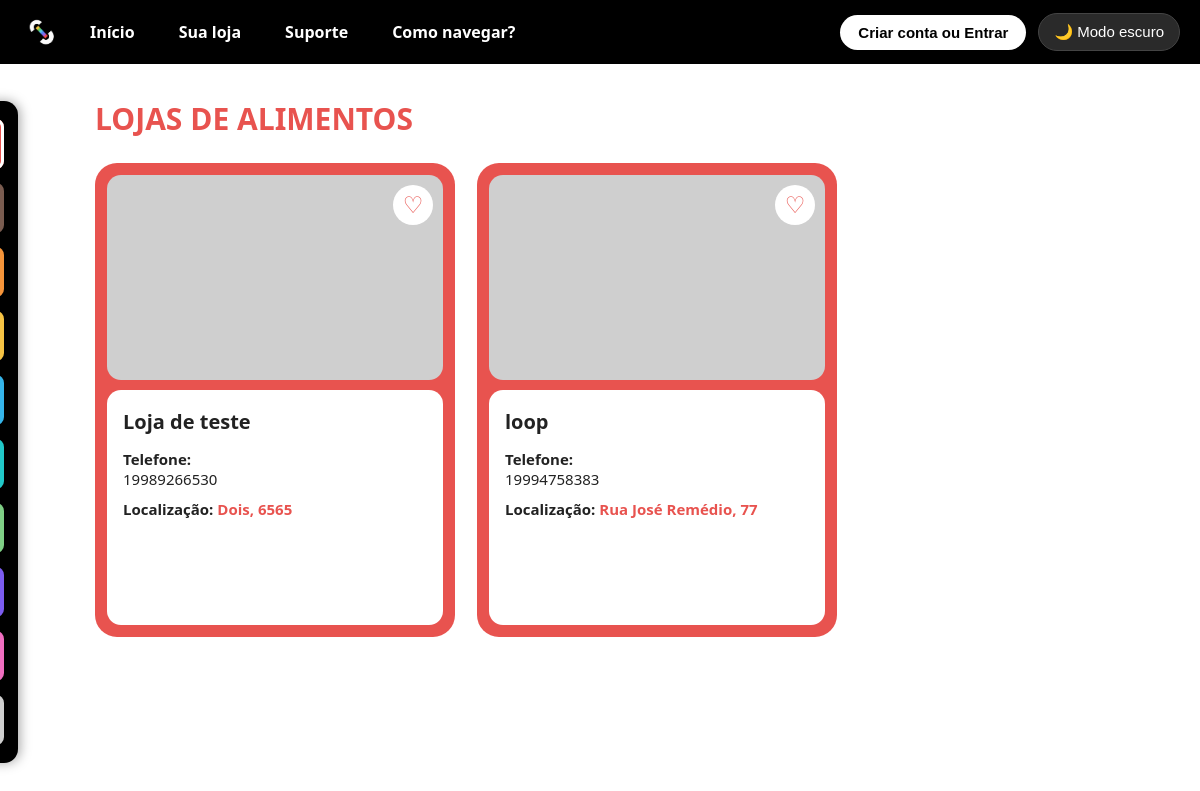
/CatAlimentos/, run on an earlier commit of the app's database.
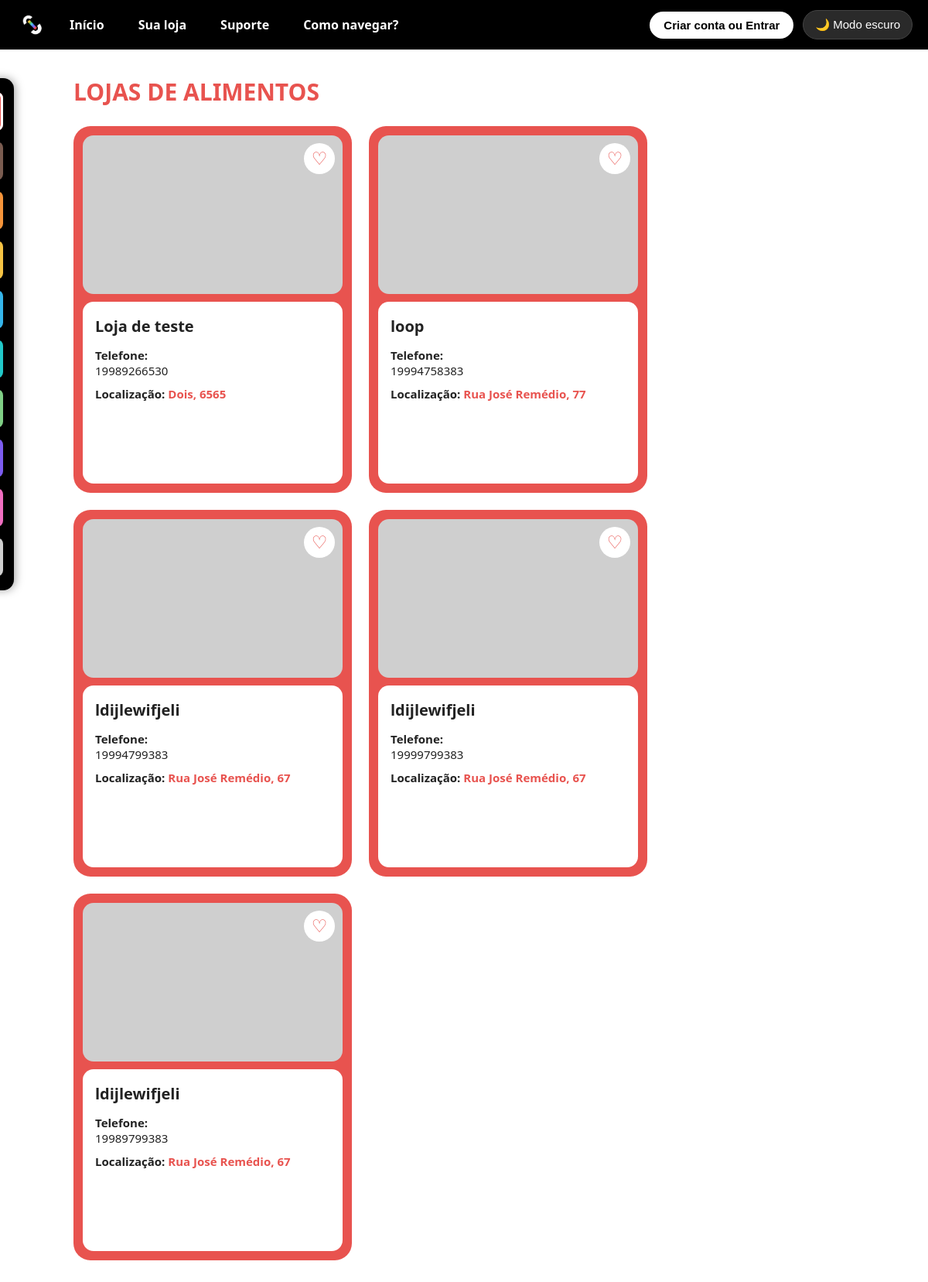
And on a later commit of the database.
### AppStoreLink/models.py (models this page shows, shortened)
class Loja(models.Model):
    id_loja = models.AutoField(primary_key=True)
    nome_loja = models.CharField(max_length=100)
    telefone_loja = models.CharField(max_length=15, blank=True, null=True)
    email_loja = models.EmailField(max_length=100)
    cnpj = models.CharField(max_length=18, unique=True) # !--!--!--!--!--!--!--! {{MUDAR PARA RECEBER TAMBEM CARACTERES "pois o CNPJ atual recebe letras tembem"}}  !--!--!--!--!--!--!--!
    foto_estabelecimento = models.CharField(max_length=255, blank=True, null=True)
    link = models.URLField(max_length=255, blank=True, null=True)
    id_endereco = models.ForeignKey(
        Endereco, on_delete=models.CASCADE, db_column="id_endereco"
    )
    id_categoria = models.ForeignKey(
        Categoria, on_delete=models.CASCADE, db_column="id_categoria"
    )

class Endereco(models.Model):
    id_endereco = models.AutoField(primary_key=True)
    rua = models.CharField(max_length=100)
    numero_estabelecimento = models.CharField(max_length=10)
    cep = models.CharField(max_length=9)

### AppStoreLink/views.py (the view)
# urls.py: path('CatAlimentos/', CatAlimentos, name='CatAlimentos'),
def CatAlimentos(request):
    lojas = Loja.objects.filter(
        id_categoria__tipo_categoria='Alimentos'
    ).select_related('id_endereco', 'id_categoria')
    contexto = {
        'categoria': 'Alimentos',
        'lojas': lojas,
    }
    return render(request, 'AppStoreLink/CatAlimentos.html', contexto)

### AppStoreLink/context_processors.py (called while the page is built)
def usuario_logado(request): # -> define a função que chama a cada renderização
    usuario_id = request.session.get('usuario_id') # -> essa linha define que um 'usuario_id' e logado, e nao logado e um 'None'
    usuario = Usuario.objects.filter(pk=usuario_id).first() if usuario_id else None # -> verifica se o 'usuario_id' tem valor, caso nao, retorna 'None'
    return {'usuario_logado': usuario} # -> a chave 'usuario_logado' vira o nome da var. em templates

### templates/AppStoreLink/CatAlimentos.html (shortened to what this page needs)
{% load static %}
<!DOCTYPE html>
<html lang="pt-BR">
<head>
  <link
    rel="stylesheet"
    href="{% static 'AppStoreLink/styles/style.css' %}"
  >
  <link
    rel="stylesheet"
    href="{% static 'AppStoreLink/styles/CatAlimentos.css' %}"
  >
</head>
<body>
  <div class="topbar">
    <div class="logo-icon">
      <img
        src="{% static 'AppStoreLink/images/icon-dark.png' %}"
        alt="StoreLink"
      >
    </div>
    <a
      class="nav-btn"
      href="{% url 'index' %}"
    >
      Início
    </a>
    <a
      class="nav-btn"
      href="{% url 'perfil-loja' %}"
    >
      Sua loja
    </a>
    <a
      class="nav-btn"
      href="{% url 'suporte' %}"
    >
      Suporte
    </a>
    <a
      class="nav-btn"
      onclick="setActiveNav(this)"
    >
      Como navegar?
    </a>
    {% if usuario_logado %}
      <button
        class="nav-account-btn"
        data-url="{% url 'perfil-consumidor' %}"
        onclick="location.href=this.dataset.url"
      >
        👤 Minha conta
      </button>
    {% else %}
      <button
        class="nav-account-btn"
        data-url="{% url 'cadastro' %}"
        onclick="location.href=this.dataset.url"
      >
        Criar conta ou Entrar
      </button>
    {% endif %}
    <button
      class="theme-toggle"
      onclick="toggleTheme(this)"
    >
      🌙 Modo escuro
    </button>
  </div>
  <div class="sidebar-trigger"></div>
  <div class="sidebar">
    <a class="cat-btn cat-alimentos {% if categoria == 'Alimentos' %}cat-active{% endif %}" href="{% url 'CatAlimentos' %}">Alimentos</a>
    <a class="cat-btn cat-moda {% if categoria == 'Moda' %}cat-active{% endif %}" href="{% url 'CatModa' %}">Moda</a>
    <a class="cat-btn cat-esportes {% if categoria == 'Esportes' %}cat-active{% endif %}" href="{% url 'CatEsportes' %}">Esportes</a>
    <a class="cat-btn cat-construcao {% if categoria == 'Construção' %}cat-active{% endif %}" href="{% url 'CatConstrucao' %}">Construção</a>
    <a class="cat-btn cat-saude {% if categoria == 'Saúde' %}cat-active{% endif %}" href="{% url 'CatSaude' %}">Saúde</a>
    <a class="cat-btn cat-pets {% if categoria == 'Pets' %}cat-active{% endif %}" href="{% url 'CatPets' %}">Pets</a>
    <a class="cat-btn cat-ambiente {% if categoria == 'Ambiente' %}cat-active{% endif %}" href="{% url 'CatAmbiente' %}">Ambiente</a>
    <a class="cat-btn cat-tecnologia {% if categoria == 'Tecnologia' %}cat-active{% endif %}" href="{% url 'CatTecnologia' %}">Tecnologia</a>
    <a class="cat-btn cat-beleza {% if categoria == 'Beleza' %}cat-active{% endif %}" href="{% url 'CatBeleza' %}">Beleza</a>
    <a class="cat-btn cat-outros {% if categoria == 'Outros' %}cat-active{% endif %}" href="{% url 'CatOutros' %}">Outros</a>
  </div>
  <div class="categoria-container">
    <h1 class="categoria-titulo">
      Lojas de Alimentos
    </h1>
    {% if lojas %}
      <div class="loja-grid">
        {% for loja in lojas %}
          <div
            class="loja-card"
            data-url="{% url 'InformacoesLoja' loja.id_loja %}"
            onclick="location.href=this.dataset.url"
            style="cursor: pointer;"
          >
            <div class="loja-card-capa">
              <form
                method="POST"
                action="{% url 'favoritar-loja' loja.id_loja %}"
                onclick="event.stopPropagation()"
              >
                <button
                  type="submit"
                  class="loja-card-fav"
                  aria-label="Favoritar"
                >
                  ♡
                </button>
              </form>
            </div>
            <div class="loja-card-corpo">
              <h3>
                {{ loja.nome_loja }}
              </h3>
              {% if loja.telefone_loja %}
                <p class="loja-card-label">
                  Telefone:
                </p>
                <p>
                  {{ loja.telefone_loja }}
                </p>
              {% endif %}
              {% if loja.id_endereco %}
                <p class="loja-card-label">
                  Localização:
                  <span class="loja-card-endereco">
                    {{ loja.id_endereco.rua }},
                    {{ loja.id_endereco.numero_estabelecimento }}
                  </span>
                </p>
              {% endif %}
            </div>
          </div>
        {% endfor %}
      </div>
    {% else %}
      <p class="hint-text categoria-vazio">
        Nenhuma loja encontrada nessa categoria ainda.
      </p>
    {% endif %}
  </div>
</body>
</html>

### AppStoreLink/static/AppStoreLink/styles/style.css (style rules this page uses)
* { margin: 0; padding: 0; box-sizing: border-box; }
:root { --bg-page: #ffffff; --text-color: #222222; --hint-color: #b8b8b8; --topbar-bg: #000000; --search-bg: #000000; }
body { font-family: 'Segoe UI', Arial, sans-serif; background: var(--bg-page); color: var(--text-color); transition: background 0.25s ease, color 0.25s ease; }
.topbar { background: var(--topbar-bg); display: flex; align-items: center; height: 64px; padding: 9px 20px; gap: 12px; position: relative; z-index: 200; }
.logo-icon { width: 42px; height: 42px; background: transparent; border-radius: 8px; display: flex; align-items: center; justify-content: center; overflow: hidden; padding: 4px; }
.logo-icon img { width: 100%; height: 100%; object-fit: contain; }
.nav-btn { position: relative; background: transparent; border: none; color: #fff; font-weight: 600; font-size: 16px; padding: 10px 16px; border-radius: 6px; cursor: pointer; text-decoration: none; transition: transform 0.2s ease, color 0.2s ease, background 0.2s ease; }
.nav-account-btn { margin-left: auto; background: #fff; color: #000; border: none; font-weight: 700; font-size: 15px; padding: 9px 18px; border-radius: 20px; cursor: pointer; display: flex; align-items: center; gap: 7px; transition: transform 0.2s ease, filter 0.2s ease; }
.theme-toggle { background: #2a2a2a; border: 1px solid #444; color: #fff; font-size: 15px; padding: 9px 15px; border-radius: 20px; cursor: pointer; display: flex; align-items: center; gap: 6px; }
.sidebar-trigger { position: fixed; top: 64px; left: 0; width: 45px; height: calc(100vh - 64px); z-index: 90; background: transparent; }
.sidebar { position: fixed; top: calc(64px + (100vh - 64px) / 2); left: 0; transform: translateX(calc(-100% + 18px)) translateY(-50%); width: 220px; background: var(--sidebar-bg, #000000); padding: 18px 14px; display: flex; flex-direction: column; gap: 14px; height: auto; border-radius: 14px; box-shadow: 2px 0 12px rgba(0,0,0,0.35); transition: transform 0.25s ease; z-index: 95; }
.cat-btn { border: none; color: #fff; font-weight: 700; font-size: 16px; padding: 14px 10px; border-radius: 8px; cursor: pointer; text-align: center; display: block; text-decoration: none; }
.cat-alimentos { background: #e8534f; }
.cat-moda { background: #7a5c50; }
.cat-esportes { background: #f5943a; }
.cat-construcao { background: #f6c344; }
.cat-saude { background: #35b5ea; }
.cat-pets { background: #21c9c9; }
.cat-ambiente { background: #7fcf85; }
.cat-tecnologia { background: #7c5cf0; color: #fff; }
.cat-beleza { background: #f06ec0; }
.cat-outros { background: #cfcfcf; color: #333; }
.cat-btn.cat-active { outline: 3px solid #fff; outline-offset: -3px; }
.categoria-container { padding: 40px 60px 60px; }
.categoria-titulo { color: #e8534f; font-size: 26px; font-weight: 800; text-transform: uppercase; margin-bottom: 30px; }
.loja-grid { display: flex; flex-wrap: wrap; gap: 24px; }
.loja-card { width: 300px; background: #e8534f; border-radius: 18px; padding: 10px; flex-shrink: 0; }
.loja-card-capa { height: 150px; background: #cfcfcf; border-radius: 12px; position: relative; }
.loja-card-fav { position: absolute; top: 10px; right: 10px; width: 34px; height: 34px; border: none; border-radius: 50%; background: #fff; color: #e8534f; font-size: 18px; cursor: pointer; display: flex; align-items: center; justify-content: center; }
.loja-card-corpo { background: var(--bg-page); border-radius: 12px; padding: 16px 14px; margin-top: 10px; min-height: 140px; }
.loja-card-corpo h3 { color: var(--text-color); font-size: 18px; margin-bottom: 12px; }
.loja-card-label { color: var(--text-color); font-weight: 700; font-size: 14px; margin-top: 10px; }
.loja-card-corpo p { color: var(--text-color); font-size: 14px; }
.loja-card-endereco { color: #e8534f; font-weight: 600; }

What changed in the data, as far as the page shows it:
added Loja: nome_loja "ldijlewifjeli", telefone_loja "19994799383", id_endereco.rua "Rua José Remédio", id_endereco.numero_estabelecimento "67"
added Loja: nome_loja "ldijlewifjeli", telefone_loja "19999799383", id_endereco.rua "Rua José Remédio", id_endereco.numero_estabelecimento "67"
added Loja: nome_loja "ldijlewifjeli", telefone_loja "19989799383", id_endereco.rua "Rua José Remédio", id_endereco.numero_estabelecimento "67"
